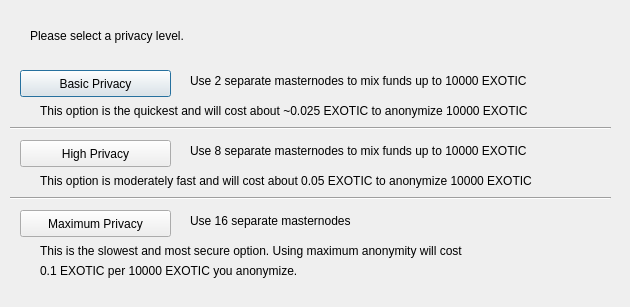
<?xml version="1.0" encoding="UTF-8"?>
<ui version="4.0">
 <class>DarksendConfig</class>
 <widget class="QDialog" name="DarksendConfig">
  <property name="geometry">
   <rect>
    <x>0</x>
    <y>0</y>
    <width>630</width>
    <height>307</height>
   </rect>
  </property>
  <property name="windowTitle">
   <string>Configure Darksend</string>
  </property>
  <widget class="QPushButton" name="buttonBasic">
   <property name="geometry">
    <rect>
     <x>20</x>
     <y>70</y>
     <width>151</width>
     <height>27</height>
    </rect>
   </property>
   <property name="text">
    <string>Basic Privacy</string>
   </property>
  </widget>
  <widget class="QPushButton" name="buttonHigh">
   <property name="geometry">
    <rect>
     <x>20</x>
     <y>140</y>
     <width>151</width>
     <height>27</height>
    </rect>
   </property>
   <property name="text">
    <string>High Privacy</string>
   </property>
  </widget>
  <widget class="QPushButton" name="buttonMax">
   <property name="geometry">
    <rect>
     <x>20</x>
     <y>210</y>
     <width>151</width>
     <height>27</height>
    </rect>
   </property>
   <property name="text">
    <string>Maximum Privacy</string>
   </property>
  </widget>
  <widget class="QLabel" name="label">
   <property name="geometry">
    <rect>
     <x>30</x>
     <y>20</y>
     <width>571</width>
     <height>31</height>
    </rect>
   </property>
   <property name="text">
    <string>Please select a privacy level.</string>
   </property>
  </widget>
  <widget class="QLabel" name="label_2">
   <property name="geometry">
    <rect>
     <x>190</x>
     <y>70</y>
     <width>421</width>
     <height>21</height>
    </rect>
   </property>
   <property name="text">
    <string>Use 2 separate masternodes to mix funds up to 10000 EXOTIC</string>
   </property>
  </widget>
  <widget class="QLabel" name="label_3">
   <property name="geometry">
    <rect>
     <x>190</x>
     <y>140</y>
     <width>411</width>
     <height>21</height>
    </rect>
   </property>
   <property name="text">
    <string>Use 8 separate masternodes to mix funds up to 10000 EXOTIC</string>
   </property>
  </widget>
  <widget class="QLabel" name="label_4">
   <property name="geometry">
    <rect>
     <x>190</x>
     <y>210</y>
     <width>421</width>
     <height>21</height>
    </rect>
   </property>
   <property name="text">
    <string>Use 16 separate masternodes</string>
   </property>
  </widget>
  <widget class="QLabel" name="label_6">
   <property name="geometry">
    <rect>
     <x>40</x>
     <y>100</y>
     <width>561</width>
     <height>21</height>
    </rect>
   </property>
   <property name="text">
    <string>This option is the quickest and will cost about ~0.025 EXOTIC to anonymize 10000 EXOTIC</string>
   </property>
  </widget>
  <widget class="QLabel" name="label_7">
   <property name="geometry">
    <rect>
     <x>40</x>
     <y>170</y>
     <width>561</width>
     <height>21</height>
    </rect>
   </property>
   <property name="text">
    <string>This option is moderately fast and will cost about 0.05 EXOTIC to anonymize 10000 EXOTIC</string>
   </property>
  </widget>
  <widget class="QLabel" name="label_8">
   <property name="geometry">
    <rect>
     <x>40</x>
     <y>240</y>
     <width>561</width>
     <height>21</height>
    </rect>
   </property>
   <property name="text">
    <string>This is the slowest and most secure option. Using maximum anonymity will cost</string>
   </property>
  </widget>
  <widget class="QLabel" name="label_9">
   <property name="geometry">
    <rect>
     <x>40</x>
     <y>260</y>
     <width>561</width>
     <height>21</height>
    </rect>
   </property>
   <property name="text">
    <string>0.1 EXOTIC per 10000 EXOTIC you anonymize.</string>
   </property>
  </widget>
  <widget class="Line" name="line">
   <property name="geometry">
    <rect>
     <x>10</x>
     <y>120</y>
     <width>601</width>
     <height>16</height>
    </rect>
   </property>
   <property name="orientation">
    <enum>Qt::Horizontal</enum>
   </property>
  </widget>
  <widget class="Line" name="line_2">
   <property name="geometry">
    <rect>
     <x>10</x>
     <y>190</y>
     <width>601</width>
     <height>16</height>
    </rect>
   </property>
   <property name="orientation">
    <enum>Qt::Horizontal</enum>
   </property>
  </widget>
 </widget>
 <resources/>
 <connections/>
</ui>
